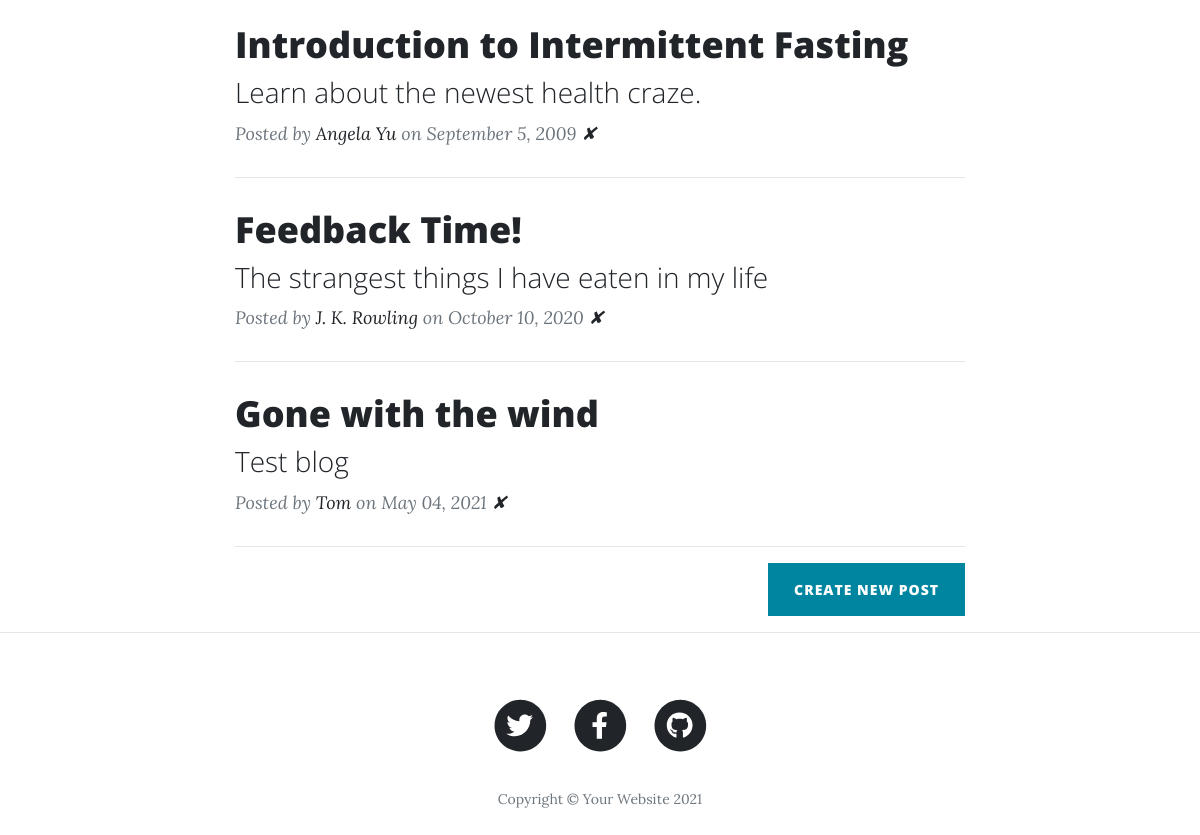
Before: / (lower part) with the older database file.
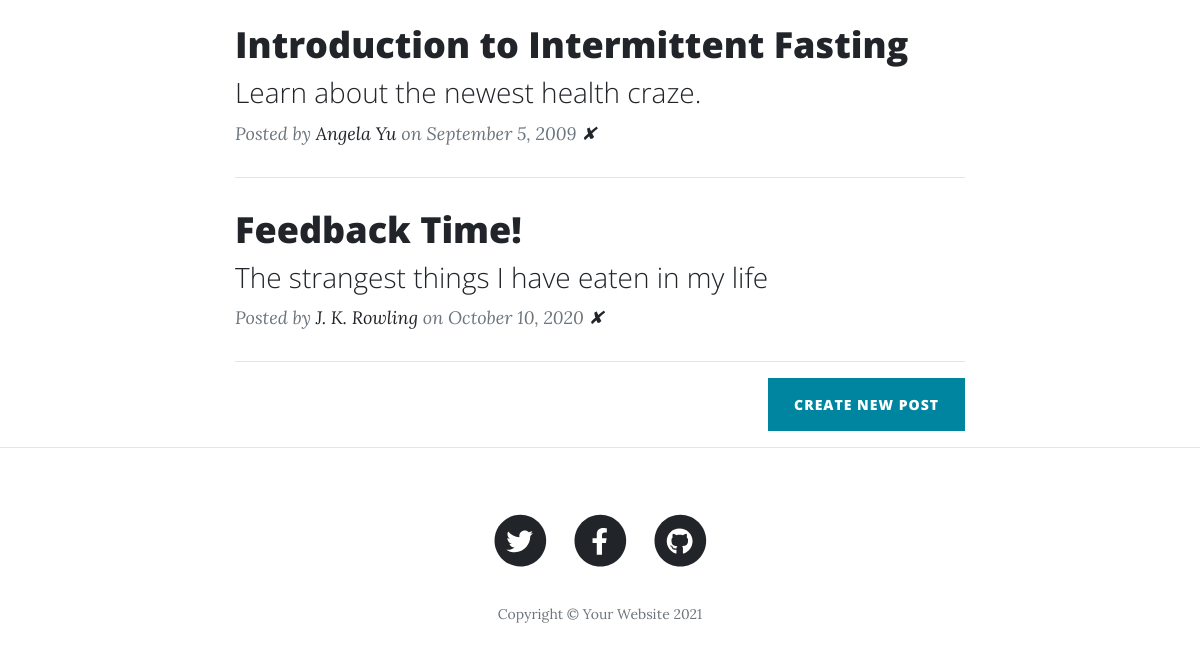
After: the same page with the newer database file.
### app.py (models this page shows)
class BlogPost(db.Model):
    id = db.Column(db.Integer, primary_key=True)
    title = db.Column(db.String(250), unique=True, nullable=False)
    subtitle = db.Column(db.String(250), nullable=False)
    date = db.Column(db.String(250), nullable=False)
    body = db.Column(db.Text, nullable=False)
    author = db.Column(db.String(250), nullable=False)
    img_url = db.Column(db.String(250), nullable=False)

### app.py (the view)
@app.route('/')
def home():
    posts = BlogPost.query.all()
    return render_template('index.html', posts=posts)

### templates/index.html (shortened to what this page needs)
{% include 'header.html' %}
        <div class="container">
            <div class="row">
                <div class="col-lg-8 col-md-10 mx-auto">
                    {% for post in posts %}
                    <div class="post-preview">
                        <a href="{{ url_for('show_post', post_id=post.id) }}">
                            <h2 class="post-title">{{ post.title }}</h2>
                            <h3 class="post-subtitle">{{ post.subtitle }}</h3>
                        </a>
                        <p class="post-meta">
                            Posted by
                            <a href="#!">{{ post.author }}</a>
                            on {{ post.date }}
                            <a href="{{url_for('delete_post', post_id=post.id) }}">✘</a>
                        </p>
                    </div>
                    <hr />
                    {% endfor %}
                    <div class="clearfix">
                        <a class="btn btn-primary float-right" href="{{url_for('create_post')}}">Create New Post</a>
                    </div>
                </div>
            </div>
        </div>
        <hr />
{% include 'footer.html' %}

### templates/header.html (shortened to what this page needs)
<!DOCTYPE html>
<html lang="en">
    <head>
        <link href="{{ url_for('static', filename='css/styles.css') }}" rel="stylesheet" />
    </head>
    <body>

### templates/footer.html (shortened to what this page needs)
        <footer>
            <div class="container">
                <div class="row">
                    <div class="col-lg-8 col-md-10 mx-auto">
                        <ul class="list-inline text-center">
                            <li class="list-inline-item">
                                <a href="#!">
                                    <span class="fa-stack fa-lg">
                                        <i class="fas fa-circle fa-stack-2x"></i>
                                        <i class="fab fa-twitter fa-stack-1x fa-inverse"></i>
                                    </span>
                                </a>
                            </li>
                            <li class="list-inline-item">
                                <a href="#!">
                                    <span class="fa-stack fa-lg">
                                        <i class="fas fa-circle fa-stack-2x"></i>
                                        <i class="fab fa-facebook-f fa-stack-1x fa-inverse"></i>
                                    </span>
                                </a>
                            </li>
                            <li class="list-inline-item">
                                <a href="#!">
                                    <span class="fa-stack fa-lg">
                                        <i class="fas fa-circle fa-stack-2x"></i>
                                        <i class="fab fa-github fa-stack-1x fa-inverse"></i>
                                    </span>
                                </a>
                            </li>
                        </ul>
                        <p class="copyright text-muted">Copyright &copy; Your Website 2021</p>
                    </div>
                </div>
            </div>
        </footer>
    </body>
</html>

Changed rows visible on the page:
removed BlogPost: title "Gone with the wind", subtitle "Test blog", author "Tom", date "May 04, 2021"
